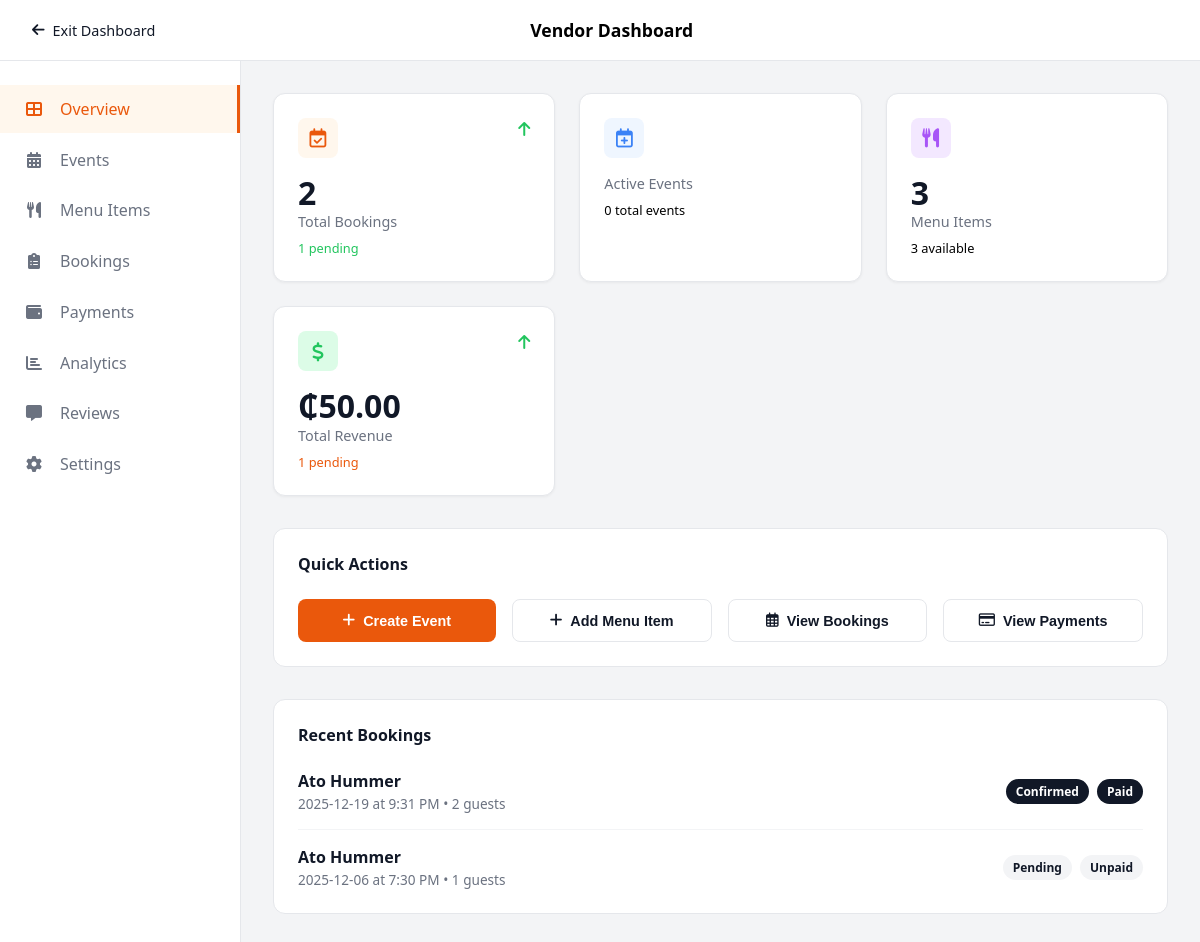
Page /admin/vendor_dashboard.php (signed in) on the committed database.
### tables this page shows
CREATE TABLE `bookings` (
  `booking_id` int NOT NULL,
  `customer_id` int NOT NULL,
  `vendor_id` int NOT NULL,
  `booking_datetime` datetime NOT NULL,
  `number_of_people` int NOT NULL,
  `booking_status` enum('pending','confirmed','cancelled','completed') DEFAULT 'pending'
);

CREATE TABLE `customer` (
  `customer_id` int NOT NULL,
  `customer_name` varchar(100) NOT NULL,
  `customer_email` varchar(50) NOT NULL,
  `customer_pass` varchar(150) NOT NULL,
  `customer_country` varchar(30) NOT NULL,
  `customer_city` varchar(30) NOT NULL,
  `customer_contact` varchar(15) NOT NULL,
  `customer_image` varchar(100) DEFAULT NULL
);

### admin/vendor_dashboard.php (the view, shortened to what this page needs)
<?php
require_once "../settings/db_cred.php";
$vendor_id = $_SESSION['vendor_id'];
$bk_sql = "SELECT
            COUNT(*) as total,
            SUM(CASE WHEN booking_status = 'pending' THEN 1 ELSE 0 END) as pending
           FROM bookings WHERE vendor_id = ?";
$stmt = $conn->prepare($bk_sql);
$stmt->bind_param("i", $vendor_id);
$stmt->execute();
$bk_stats = $stmt->get_result()->fetch_assoc();
$evt_sql = "SELECT
            COUNT(*) as total,
            SUM(CASE WHEN event_date >= NOW() THEN 1 ELSE 0 END) as active
            FROM events WHERE vendor_id = ?";
$stmt = $conn->prepare($evt_sql);
$stmt->bind_param("i", $vendor_id);
$stmt->execute();
$evt_stats = $stmt->get_result()->fetch_assoc();
$menu_sql = "SELECT COUNT(*) as total FROM products WHERE vendor_id = ?";
$stmt = $conn->prepare($menu_sql);
$stmt->bind_param("i", $vendor_id);
$stmt->execute();
$menu_stats = $stmt->get_result()->fetch_assoc();
$rev_sql = "SELECT SUM(p.amt) as total_revenue
            FROM payment p
            JOIN orders o ON p.order_id = o.order_id
            LEFT JOIN bookings b ON o.booking_id = b.booking_id
            LEFT JOIN events e ON o.event_id = e.event_id
            WHERE b.vendor_id = ? OR e.vendor_id = ?";
$stmt = $conn->prepare($rev_sql);
$stmt->bind_param("ii", $vendor_id, $vendor_id);
$stmt->execute();
$rev_stats = $stmt->get_result()->fetch_assoc();
$revenue = $rev_stats['total_revenue'] ?? 0;
$recent_sql = "SELECT b.*, c.customer_name
               FROM bookings b
               JOIN customer c ON b.customer_id = c.customer_id
               WHERE b.vendor_id = ?
               ORDER BY b.booking_datetime DESC LIMIT 5";
$stmt = $conn->prepare($recent_sql);
$stmt->bind_param("i", $vendor_id);
$stmt->execute();
$recent_bookings = $stmt->get_result()->fetch_all(MYSQLI_ASSOC);
?>
<!DOCTYPE html>
<html lang="en">
<head>
    <link rel="stylesheet" href="../assets/dashboard_style.css">
    <link href="https://cdnjs.cloudflare.com/ajax/libs/font-awesome/6.0.0/css/all.min.css" rel="stylesheet">
</head>
<body>
    <div class="top-header">
        <a href="../index.php" class="exit-link"><i class="fas fa-arrow-left"></i> Exit Dashboard</a>
        <div class="header-title">Vendor Dashboard</div>
    </div>
    <div class="dashboard-wrapper">
        <aside class="sidebar">
            <nav class="side-nav">
                <a href="#" class="nav-item active" data-target="overview">
                    <i class="fas fa-th-large"></i> Overview
                </a>
                <a href="events_admin.php" class="nav-item" data-target="events">
                    <i class="fas fa-calendar-alt"></i> Events
                </a>
                <a href="menu_admin.php" class="nav-item" data-target="menu">
                    <i class="fas fa-utensils"></i> Menu Items
                </a>
                <a href="bookings_admin.php" class="nav-item" data-target="bookings">
                    <i class="fas fa-clipboard-list"></i> Bookings
                </a>
                <a href="payments_admin.php" class="nav-item" data-target="payments">
                    <i class="fas fa-wallet"></i> Payments
                </a>
                <a href="analytics_admin.php" class="nav-item" data-target="analytics">
                    <i class="fas fa-chart-bar"></i> Analytics
                </a>
                <a href="reviews_admin.php" class="nav-item" data-target="reviews">
                    <i class="fas fa-comment-alt"></i> Reviews
                </a>
                <a href="settings_admin.php" class="nav-item" data-target="settings">
                    <i class="fas fa-cog"></i> Settings
                </a>
            </nav>
        </aside>
        <main class="content-area">
            <div id="view-overview" class="view-section active">
                <div class="stats-grid">
                    <div class="stat-card">
                        <div class="stat-icon icon-orange"><i class="far fa-calendar-check"></i></div>
                        <div class="stat-value"><?= $bk_stats['total'] ?></div>
                        <div class="stat-label">Total Bookings</div>
                        <div class="stat-sub text-green"><?= $bk_stats['pending'] ?> pending</div>
                        <div class="trend-icon text-green"><i class="fas fa-arrow-up"></i></div>
                    </div>
                    <div class="stat-card">
                        <div class="stat-icon icon-blue"><i class="far fa-calendar-plus"></i></div>
                        <div class="stat-label">Active Events</div>
                        <div class="stat-sub"><?= $evt_stats['total'] ?> total events</div>
                    </div>
                    <div class="stat-card">
                        <div class="stat-icon icon-purple"><i class="fas fa-utensils"></i></div>
                        <div class="stat-value"><?= $menu_stats['total'] ?></div>
                        <div class="stat-label">Menu Items</div>
                        <div class="stat-sub"><?= $menu_stats['total'] ?> available</div>
                    </div>
                    <div class="stat-card">
                        <div class="stat-icon icon-green"><i class="fas fa-dollar-sign"></i></div>
                        <div class="stat-value">₵<?= number_format($revenue, 2) ?></div>
                        <div class="stat-label">Total Revenue</div>
                        <div class="stat-sub text-orange">1 pending</div>
                        <div class="trend-icon text-green"><i class="fas fa-arrow-up"></i></div>
                    </div>
                </div>
                <div class="section-container">
                    <h3 class="section-title">Quick Actions</h3>
                    <div class="quick-actions-row">
                        <button class="action-btn btn-orange" onclick="openModal('eventModal')">
                            <i class="fas fa-plus"></i> Create Event
                        </button>
                        <button class="action-btn btn-white" onclick="openModal('productModal')">
                            <i class="fas fa-plus"></i> Add Menu Item
                        </button>
                        <button class="action-btn btn-white" onclick="switchView('bookings')">
                            <i class="far fa-calendar-alt"></i> View Bookings
                        </button>
                        <button class="action-btn btn-white" onclick="switchView('payments')">
                            <i class="far fa-credit-card"></i> View Payments
                        </button>
                    </div>
                </div>
                <div class="section-container">
                    <h3 class="section-title">Recent Bookings</h3>
                    <div class="booking-list">
                        <?php if (empty($recent_bookings)): ?>
                            <p style="color:#6b7280; padding:1rem;">No recent bookings found.</p>
                        <?php else: ?>
                            <?php foreach($recent_bookings as $rb): ?>
                            <div class="booking-item">
                                <div class="bk-info">
                                    <div class="bk-name"><?= htmlspecialchars($rb['customer_name']) ?></div>
                                    <div class="bk-details">
                                        <?= date('Y-m-d', strtotime($rb['booking_datetime'])) ?> at <?= date('g:i A', strtotime($rb['booking_datetime'])) ?> • <?= $rb['number_of_people'] ?> guests
                                    </div>
                                </div>
                                <div class="bk-status">
                                    <?php if($rb['booking_status'] == 'confirmed'): ?>
                                        <span class="badge badge-black">Confirmed</span>
                                        <span class="badge badge-black">Paid</span>
                                    <?php elseif($rb['booking_status'] == 'pending'): ?>
                                        <span class="badge badge-gray">Pending</span>
                                        <span class="badge badge-gray">Unpaid</span>
                                    <?php else: ?>
                                        <span class="badge badge-red"><?= ucfirst($rb['booking_status']) ?></span>
                                    <?php endif; ?>
                                </div>
                            </div>
                            <?php endforeach; ?>
                        <?php endif; ?>
                    </div>
                </div>
            </div>
        </main>
    </div>
</body>
</html>

### assets/dashboard_style.css (style rules this page uses)
:root { --primary-orange: #ea580c; --light-bg: #f3f4f6; --white: #ffffff; --text-dark: #111827; --text-gray: #6b7280; --border: #e5e7eb; }
body { margin: 0; font-family: 'Segoe UI', sans-serif; background-color: var(--light-bg); }
.top-header { background: var(--white); height: 60px; display: flex; align-items: center; justify-content: space-between; padding: 0 2rem; border-bottom: 1px solid var(--border); }
.exit-link { text-decoration: none; color: var(--text-dark); font-weight: 500; font-size: 0.9rem; display: flex; align-items: center; gap: 0.5rem; }
.header-title { font-size: 1.1rem; font-weight: 600; }
.dashboard-wrapper { display: flex; min-height: calc(100vh - 60px); }
.sidebar { width: 240px; background: var(--white); border-right: 1px solid var(--border); padding-top: 1.5rem; }
.nav-item { display: flex; align-items: center; gap: 1rem; padding: 0.8rem 1.5rem; color: var(--text-gray); text-decoration: none; font-weight: 500; transition: 0.2s; margin-bottom: 0.2rem; }
.nav-item:hover, .nav-item.active { background-color: #fff7ed; color: var(--primary-orange); border-right: 3px solid var(--primary-orange); }
.nav-item i { width: 20px; text-align: center; }
.content-area { flex: 1; padding: 2rem; overflow-y: auto; }
.view-section { display: none; }
.view-section.active { display: block; }
.stats-grid { display: grid; grid-template-columns: repeat(auto-fit, minmax(220px, 1fr)); gap: 1.5rem; margin-bottom: 2rem; }
.stat-card { background: var(--white); padding: 1.5rem; border-radius: 12px; border: 1px solid var(--border); position: relative; box-shadow: 0 1px 3px rgba(0,0,0,0.05); }
.stat-icon { width: 40px; height: 40px; border-radius: 8px; display: flex; align-items: center; justify-content: center; font-size: 1.2rem; margin-bottom: 1rem; }
.icon-orange { background: #fff7ed; color: #ea580c; }
.icon-blue { background: #eff6ff; color: #3b82f6; }
.icon-purple { background: #f3e8ff; color: #a855f7; }
.icon-green { background: #dcfce7; color: #22c55e; }
.stat-value { font-size: 2rem; font-weight: 600; color: var(--text-dark); line-height: 1.2; }
.stat-label { font-size: 0.9rem; color: var(--text-gray); margin-bottom: 0.5rem; }
.stat-sub { font-size: 0.8rem; }
.text-green { color: #22c55e; }
.text-orange { color: #ea580c; }
.trend-icon { position: absolute; top: 1.5rem; right: 1.5rem; }
.section-container { background: var(--white); border-radius: 12px; border: 1px solid var(--border); padding: 1.5rem; margin-bottom: 2rem; }
.section-title { margin: 0 0 1.5rem 0; font-size: 1rem; font-weight: 600; color: var(--text-dark); }
.quick-actions-row { display: flex; gap: 1rem; flex-wrap: wrap; }
.action-btn { flex: 1; padding: 0.8rem; border-radius: 8px; font-weight: 600; cursor: pointer; font-size: 0.9rem; display: flex; align-items: center; justify-content: center; gap: 0.5rem; transition: 0.2s; }
.btn-orange { background: var(--primary-orange); color: white; border: none; }
.btn-white { background: white; border: 1px solid var(--border); color: var(--text-dark); }
.booking-list { display: flex; flex-direction: column; gap: 0; }
.booking-item { display: flex; justify-content: space-between; align-items: center; padding: 1rem 0; border-bottom: 1px solid #f3f4f6; }
.booking-item:last-child { border-bottom: none; padding-bottom: 0; }
.booking-item:first-child { padding-top: 0; }
.bk-name { font-weight: 600; font-size: 1rem; color: var(--text-dark); }
.bk-details { font-size: 0.85rem; color: var(--text-gray); margin-top: 2px; }
.bk-status { display: flex; gap: 0.5rem; }
.badge { padding: 4px 10px; border-radius: 20px; font-size: 0.75rem; font-weight: 600; }
.badge-black { background: #111827; color: white; }
.badge-gray { background: #f3f4f6; color: var(--text-dark); }

### rows in the picture
bookings: customer.customer_name "Ato Hummer", booking_datetime "2025-12-19", booking_datetime "9:31 PM", number_of_people "2", booking_status "Confirmed"
bookings: customer.customer_name "Ato Hummer", booking_datetime "2025-12-06", booking_datetime "7:30 PM", number_of_people "1", booking_status "Pending"

### other values in the picture
$bk_stats['total'] "2"
$bk_stats['pending'] "1"
$evt_stats['total'] "0"
$menu_stats['total'] "3"
$revenue "50.00"
